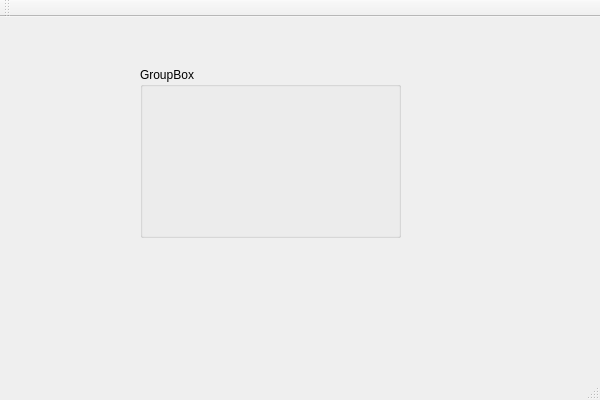
<?xml version="1.0" encoding="UTF-8"?>
<ui version="4.0">
 <class>JoinRoomClass</class>
 <widget class="QMainWindow" name="JoinRoomClass">
  <property name="geometry">
   <rect>
    <x>0</x>
    <y>0</y>
    <width>600</width>
    <height>400</height>
   </rect>
  </property>
  <property name="windowTitle">
   <string>JoinRoom</string>
  </property>
  <widget class="QWidget" name="centralWidget">
   <widget class="QGroupBox" name="groupBox">
    <property name="geometry">
     <rect>
      <x>140</x>
      <y>50</y>
      <width>261</width>
      <height>171</height>
     </rect>
    </property>
    <property name="title">
     <string>GroupBox</string>
    </property>
   </widget>
  </widget>
  <widget class="QMenuBar" name="menuBar">
   <property name="geometry">
    <rect>
     <x>0</x>
     <y>0</y>
     <width>600</width>
     <height>22</height>
    </rect>
   </property>
  </widget>
  <widget class="QToolBar" name="mainToolBar">
   <attribute name="toolBarArea">
    <enum>TopToolBarArea</enum>
   </attribute>
   <attribute name="toolBarBreak">
    <bool>false</bool>
   </attribute>
  </widget>
  <widget class="QStatusBar" name="statusBar"/>
 </widget>
 <layoutdefault spacing="6" margin="11"/>
 <resources/>
 <connections/>
</ui>
